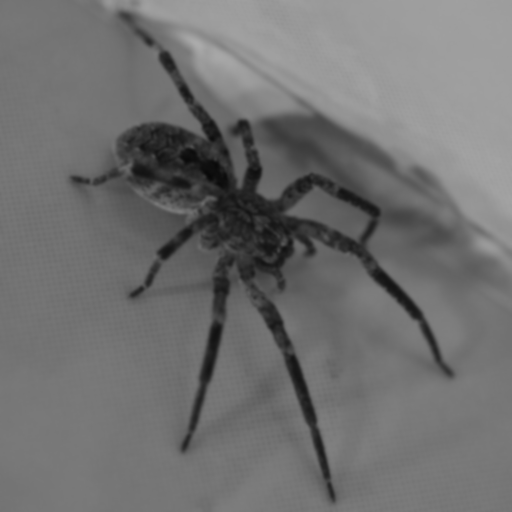
%> input picture LovelySpider.jpeg, 1024 x 1024 px (shown at 1/2 size)
$ octave BalHistThr.m   (GNU Octave 9; MATLAB toolbox functions it lacks are replaced by stand-ins)
%> lines starting %> are read from the running program, lines starting %| are printed output that depends on the picture; in (x1, y1, x2, y2) boxes, pixels count from 0 and x2, y2 are one past the last pixel; in counts of white or black regions, pixels touching at a corner belong together; the program's own positions count from 1
%       https://matlabgeek.blogspot.com/2022/02/balanced-histogram-thresholding-with.html


%Reading Image & converting data type to double
img=imread('LovelySpider.jpeg');
%> img is the input picture: size 1024x1024 uint8; min 8, max 171, mean 111.9
%img(:,:,[2:3]= [] % uncomment this if image is rgb
figure
subplot(2,1,1)
imshow(img)
title('Original Image')
img=double(img);
%> img: size 1024x1024 double


I=img(:);           % Calculating Histogram
hst=zeros(1,256);
for ii =0:255
    hst(ii+1)=sum(I==ii);
end
%> after the loop, hst = 256 values, max 61426 at index 118, min 0 at index 1, mean 4096

for ii=1:256        % Calculating Start Point
    if hst(ii)>0
        stpt=ii;
        break
    end
end
%> after the loop, stpt = 9
for ii=256:-1:1     % Calculating End point
    if hst(ii)>0
        endpt=ii;
        break
    end
end
%> after the loop, endpt = 172
mdpnt=round((stpt+endpt)/2);    %mid point
%> mdpnt = 91
lsum=sum(hst(stpt:mdpnt));      % sum of left side
%> lsum = 170100
rsum=sum(hst(mdpnt:endpt));     % sum of right side
%> rsum = 882574
while lsum ~= rsum              % iterative process of finding
    if rsum>lsum                % balanced mid point
        endpt=endpt-1;
        if round((stpt+endpt)/2)< mdpnt
            mdpnt=mdpnt+1;
            lsum=sum(hst(stpt:mdpnt));
            rsum=sum(hst(mdpnt:endpt));

        end
    else
        stpt=stpt+1;
        if round((stpt+endpt)/2) > mdpnt
            mdpnt=mdpnt-1;
            lsum=sum(hst(stpt:mdpnt));
            rsum=sum(hst(mdpnt:endpt));

        end
    end


end
%> this loop made 171 passes
%> (endpt, lsum, rsum) on passes 1 to 12: (171, 174108, 878432), (170, 178076, 874370), (169, 182247, 870352), (168, 187262, 866106), (167, 192573, 860919), (166, 198262, 855426), (165, 204274, 849457), (164, 211506, 843189), (163, 219856, 835622), (162, 229233, 826400), (161, 238092, 814144), (160, 246660, 800476)
%> after the loop, endpt = 111; lsum = 0; mdpnt = 117; rsum = 0; stpt = 119

% for image processing
nimg=zeros(size(img));
rng=size(img);
%> rng = [1024 1024]
for ii=1:rng(1)
    for jj=1:rng(2)
        if img(ii,jj)<=(mdpnt/2) %point from where the image's background is separated
            nimg(ii,jj)=255;
        else
            nimg(ii,jj)=0;
        end
    end
end
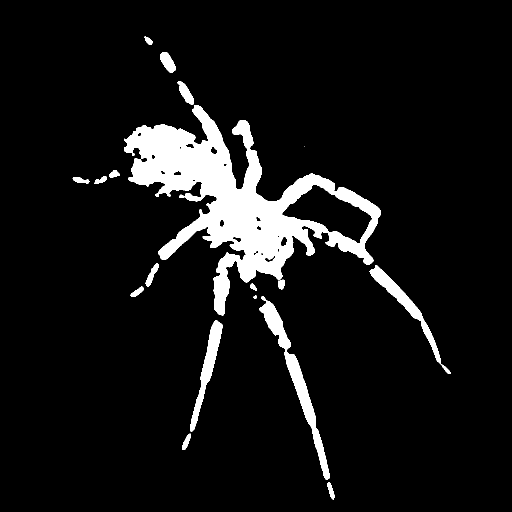
%> nimg: size 1024x1024 double (shown at 1/2 size); 8% white; 18 white regions (1 under 20 px), largest, box (x1, y1, x2, y2) and area: (248, 210, 762, 631) 65498, (518, 592, 660, 959) 7014, (739, 530, 901, 748) 3902


subplot(2,1,2)
imshow(nimg)
title('Processed Image')

I=nimg(:);           % Calculating Histogram
hst2=zeros(1,256);
for ii =0:255
    hst2(ii+1)=sum(I==ii);
end
%> after the loop, hst2 = 256 values, max 964533 at index 1, min 0 at index 2, mean 4096
figure
subplot(2,1,1)
stem(hst)
grid on
title('original Image Histogram')
axis([1 256 0 65000])
subplot(2,1,2)
stem(hst2)
title('processed Image Histogram')
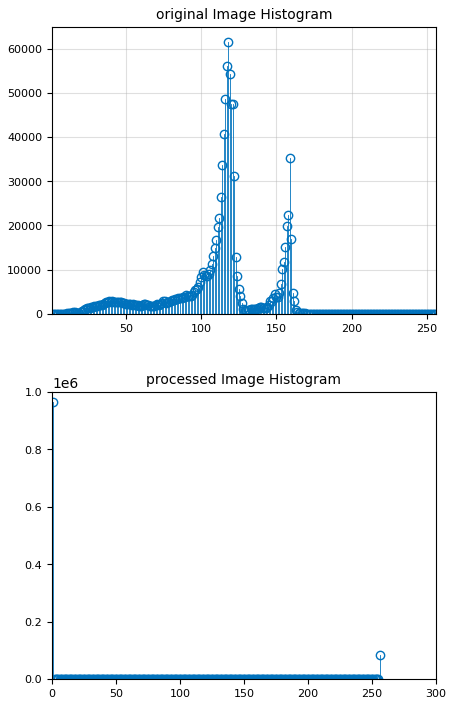
%> figure redrawn from the program's plot data, 2 panels; panel 1: highest point at x = 118, y = 61426; panel 2: highest point at x = 1, y = 964533

figure
stem(hst)
grid on
%axis([0 172 0 65000])
hold on
stem(mdpnt,hst(mdpnt),'red', 'linewidth',2)
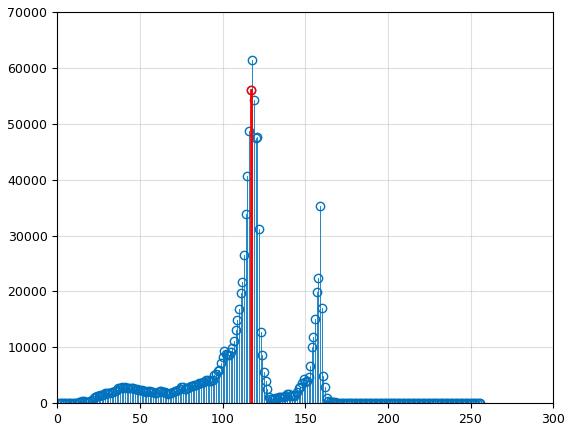
%> figure redrawn from the program's plot data; highest point at x = 118, y = 61426
disp('The balanced threshold value of Histogram is :')
disp(mdpnt)
%| 117
